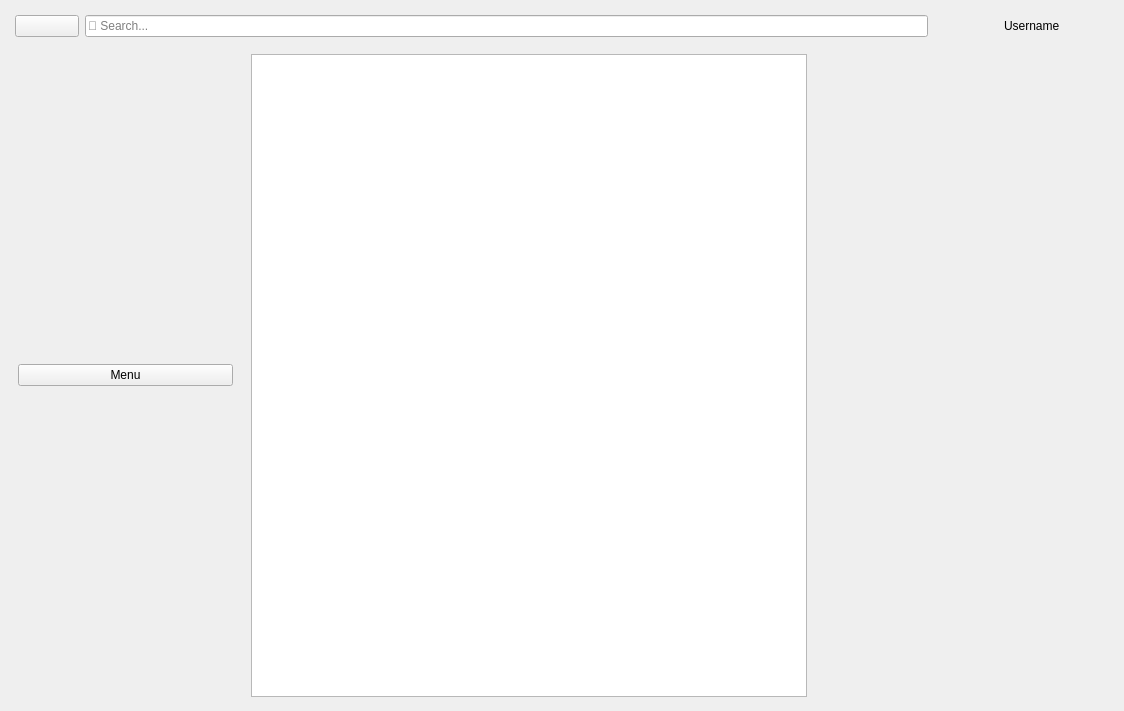
<?xml version="1.0" encoding="UTF-8"?>
<ui version="4.0">
 <class>BaseUserForm</class>
 <widget class="QWidget" name="BaseUserForm">
  <property name="geometry">
   <rect>
    <x>0</x>
    <y>0</y>
    <width>1124</width>
    <height>711</height>
   </rect>
  </property>
  <property name="windowTitle">
   <string>Form</string>
  </property>
  <property name="autoFillBackground">
   <bool>false</bool>
  </property>
  <layout class="QVBoxLayout" name="verticalLayout">
   <property name="spacing">
    <number>0</number>
   </property>
   <property name="leftMargin">
    <number>0</number>
   </property>
   <property name="topMargin">
    <number>0</number>
   </property>
   <property name="rightMargin">
    <number>0</number>
   </property>
   <property name="bottomMargin">
    <number>0</number>
   </property>
   <item>
    <widget class="QWidget" name="userAcc" native="true">
     <layout class="QVBoxLayout" name="layoutAcc" stretch="1,20">
      <item>
       <layout class="QHBoxLayout" name="layoutTop" stretch="1,8,1,1">
        <property name="leftMargin">
         <number>6</number>
        </property>
        <property name="topMargin">
         <number>6</number>
        </property>
        <property name="rightMargin">
         <number>6</number>
        </property>
        <property name="bottomMargin">
         <number>6</number>
        </property>
        <item>
         <widget class="QPushButton" name="pushButton_exitProfile">
          <property name="sizePolicy">
           <sizepolicy hsizetype="Minimum" vsizetype="Preferred">
            <horstretch>0</horstretch>
            <verstretch>0</verstretch>
           </sizepolicy>
          </property>
          <property name="maximumSize">
           <size>
            <width>64</width>
            <height>16777215</height>
           </size>
          </property>
          <property name="text">
           <string/>
          </property>
          <property name="icon">
           <iconset resource="resources.qrc">
            <normaloff>:/imgs/back-96.png</normaloff>:/imgs/back-96.png</iconset>
          </property>
          <property name="iconSize">
           <size>
            <width>64</width>
            <height>64</height>
           </size>
          </property>
         </widget>
        </item>
        <item>
         <widget class="QLineEdit" name="lineEdit_search">
          <property name="sizePolicy">
           <sizepolicy hsizetype="Expanding" vsizetype="Preferred">
            <horstretch>0</horstretch>
            <verstretch>0</verstretch>
           </sizepolicy>
          </property>
          <property name="placeholderText">
           <string>🔎 Search...</string>
          </property>
         </widget>
        </item>
        <item>
         <widget class="QLabel" name="label_userImg">
          <property name="maximumSize">
           <size>
            <width>64</width>
            <height>16777215</height>
           </size>
          </property>
          <property name="text">
           <string/>
          </property>
          <property name="pixmap">
           <pixmap resource="resources.qrc">:/imgs/person-64.png</pixmap>
          </property>
          <property name="scaledContents">
           <bool>false</bool>
          </property>
         </widget>
        </item>
        <item>
         <widget class="QLabel" name="label_username">
          <property name="toolTip">
           <string notr="true"/>
          </property>
          <property name="text">
           <string>Username</string>
          </property>
         </widget>
        </item>
       </layout>
      </item>
      <item>
       <layout class="QHBoxLayout" name="layoutContent" stretch="7,17,9">
        <property name="spacing">
         <number>4</number>
        </property>
        <item>
         <widget class="QWidget" name="leftSide" native="true">
          <layout class="QVBoxLayout" name="verticalLayout_3" stretch="0">
           <property name="spacing">
            <number>12</number>
           </property>
           <property name="leftMargin">
            <number>9</number>
           </property>
           <property name="topMargin">
            <number>9</number>
           </property>
           <property name="rightMargin">
            <number>9</number>
           </property>
           <property name="bottomMargin">
            <number>9</number>
           </property>
           <item>
            <widget class="QPushButton" name="pushButton_leftMenu">
             <property name="minimumSize">
              <size>
               <width>64</width>
               <height>0</height>
              </size>
             </property>
             <property name="text">
              <string>Menu</string>
             </property>
             <property name="icon">
              <iconset resource="resources.qrc">
               <normaloff>:/imgs/menu-64.png</normaloff>:/imgs/menu-64.png</iconset>
             </property>
             <property name="iconSize">
              <size>
               <width>54</width>
               <height>54</height>
              </size>
             </property>
            </widget>
           </item>
          </layout>
         </widget>
        </item>
        <item>
         <widget class="QWidget" name="mainView" native="true">
          <layout class="QVBoxLayout" name="verticalLayout_2">
           <property name="spacing">
            <number>5</number>
           </property>
           <property name="leftMargin">
            <number>5</number>
           </property>
           <property name="topMargin">
            <number>5</number>
           </property>
           <property name="rightMargin">
            <number>5</number>
           </property>
           <property name="bottomMargin">
            <number>5</number>
           </property>
           <item>
            <widget class="QTableView" name="tableView">
             <property name="editTriggers">
              <set>QAbstractItemView::NoEditTriggers</set>
             </property>
             <property name="sortingEnabled">
              <bool>true</bool>
             </property>
            </widget>
           </item>
          </layout>
         </widget>
        </item>
        <item>
         <widget class="QStackedWidget" name="rightSide"/>
        </item>
       </layout>
      </item>
     </layout>
    </widget>
   </item>
  </layout>
 </widget>
 <tabstops>
  <tabstop>lineEdit_search</tabstop>
  <tabstop>tableView</tabstop>
  <tabstop>pushButton_exitProfile</tabstop>
 </tabstops>
 <resources>
  <include location="resources.qrc"/>
 </resources>
 <connections/>
</ui>
